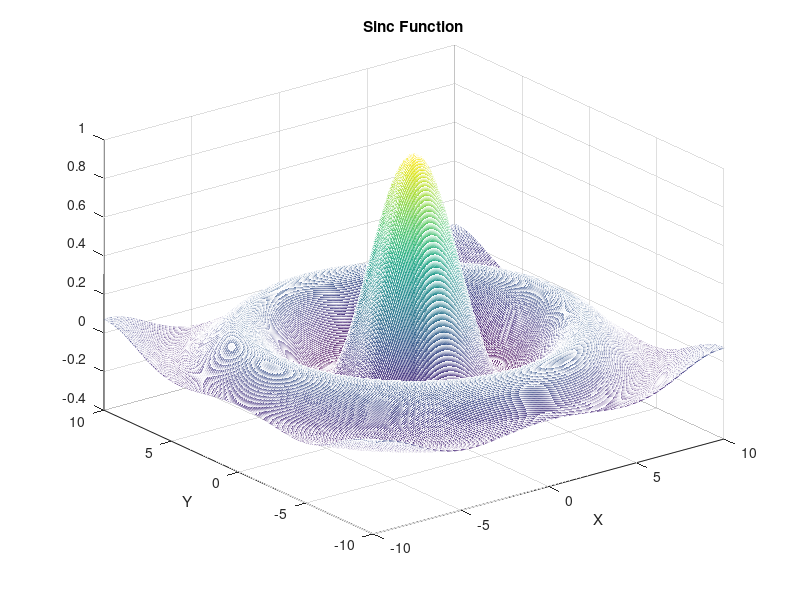

The MATLAB script that drew this image:
% Sinc Function

[X,Y] = meshgrid(-10:0.05:10, -10:0.05:10);

% Define our sinc function
R = sqrt(X.^2 + Y.^2);
Z = sin(R)./R;

% Plot the mesh data
mesh(X,Y,Z);

title("Sinc Function");
xlabel('X');
ylabel('Y');